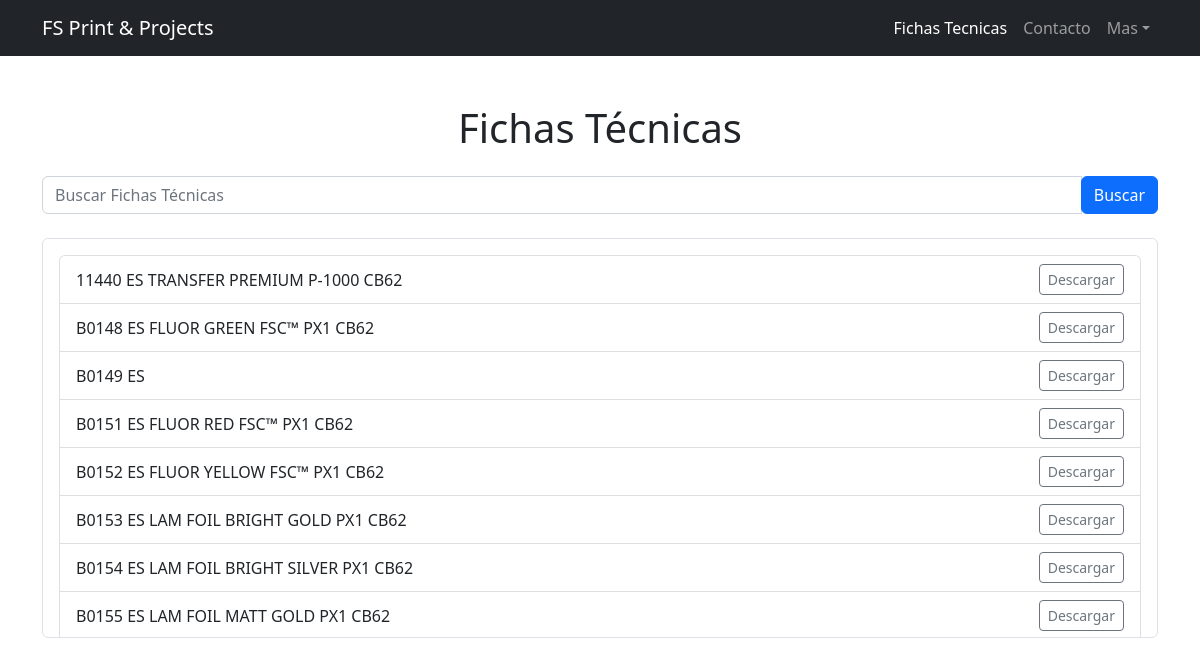
The app's page /lista/ with its own data.
### core/models.py (models this page shows, shortened)
class PDFS(models.Model):
    name = models.CharField(max_length=255)
    file = models.FileField(upload_to='pdfs/')

### core/views.py (the view)
# urls.py: path("lista/", views.PDFListView.as_view(), name="list"),
class PDFListView(ListView):
    model = PDFS
    template_name = 'tu_template.html'
    context_object_name = 'pdfs'
    def get_queryset(self):
        query = self.request.GET.get('q')
        if query:
            return PDFS.objects.filter(name__icontains=query)
        return PDFS.objects.all()

### core/templates/core/PDFS_list.html (shortened to what this page needs)
{% extends 'core/base.html' %}
{% block content %}
    <div class="container mt-5">
        <h1 class="mb-4 text-center">Fichas Técnicas</h1>
        <form method="get" class="form-inline justify-content-center mb-4">
            <div class="input-group">
                <input type="text"
                       name="q"
                       class="form-control"
                       placeholder="Buscar Fichas Técnicas"
                       aria-label="Buscar Fichas Técnicas">
                <div class="input-group-append">
                    <button type="submit" class="btn btn-primary">Buscar</button>
                </div>
            </div>
        </form>
        <div class="border rounded p-3"
             style="max-height: 400px;
                    overflow-y: auto">
            <div class="list-group">
                {% if pdfs %}
                    {% for pdf in pdfs %}
                        <a href="{% url 'core:download_pdf' pdf.id %}"
                           class="list-group-item list-group-item-action d-flex justify-content-between align-items-center">
                            {{ pdf.name }}
                            <button class="btn btn-outline-secondary btn-sm">Descargar</button>
                        </a>
                    {% endfor %}
                {% else %}
                    <div class="list-group-item text-center">No se encontraron fichas técnicas.</div>
                {% endif %}
            </div>
        </div>
    </div>
{% endblock content %}

### core/templates/core/base.html (shortened to what this page needs)
{% load static %}
<!DOCTYPE html>
<html lang="es">
    <head>
        <link href="{% static 'core/css/styles.css' %}" rel="stylesheet" />
    </head>
    <body>
        {% include 'core/components/navbar.html' %}
        {% block content %}
        {% endblock content %}
    </body>
</html>

### core/templates/core/components/navbar.html (shortened to what this page needs)
<nav class="navbar navbar-expand-lg navbar-dark bg-dark">
    <div class="container">
        <a class="navbar-brand" href="{% url 'core:index' %}">FS Print & Projects</a>
        <div class="collapse navbar-collapse" id="navbarSupportedContent">
            <ul class="navbar-nav ms-auto mb-2 mb-lg-0">
                <li class="nav-item"><a class="nav-link active" aria-current="page" href="{% url 'core:list' %}">Fichas Tecnicas</a></li>
                <li class="nav-item"><a class="nav-link" href="#">Contacto</a></li>
                <li class="nav-item dropdown">
                    <a class="nav-link dropdown-toggle" id="navbarDropdown" href="#" role="button" data-bs-toggle="dropdown" aria-expanded="false">Mas</a>
                </li>
            </ul>
        </div>
    </div>
</nav>

### records on screen
PDFS: name "11440 ES TRANSFER PREMIUM P-1000 CB62"
PDFS: name "B0148 ES FLUOR GREEN FSC™ PX1 CB62"
PDFS: name "B0149 ES"
PDFS: name "B0151 ES FLUOR RED FSC™ PX1 CB62"
PDFS: name "B0152 ES FLUOR YELLOW FSC™ PX1 CB62"
PDFS: name "B0153 ES LAM FOIL BRIGHT GOLD PX1 CB62"
PDFS: name "B0154 ES LAM FOIL BRIGHT SILVER PX1 CB62"
PDFS: name "B0155 ES LAM FOIL MATT GOLD PX1 CB62"
